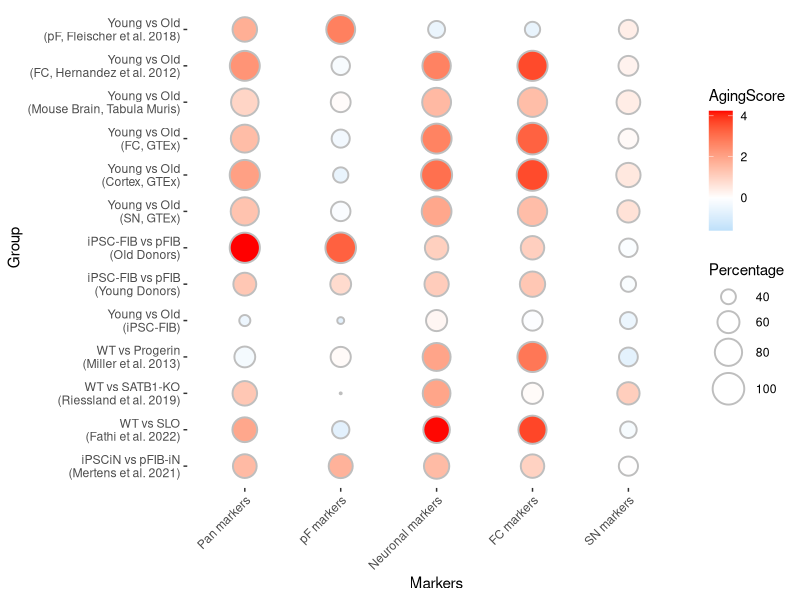

This chart was generated by the following R code:
library(ggplot2)
library(reshape2)

scoreCard <- read.csv("Fiugre1_Score.csv", header=T, stringsAsFactors=FALSE,row.names=1, check.names=FALSE)
perCard <- read.csv("Fiugre1_Percentage.csv", header=T, stringsAsFactors=FALSE,row.names=1, check.names=FALSE)

dist<-as.data.frame(scoreCard)
dist <- cbind(`id`=rownames(dist), dist)
df1 = melt(dist)
dist<-as.data.frame(perCard)
dist <- cbind(`id`=rownames(dist), dist)
df2 = melt(dist)
df = cbind(df1, df2$value)
colnames(df) <- c('Markers', 'Group', 'AgingScore', 'Percentage')

pdf("Figure01.pdf", width = 6, height = 10, useDingbats = FALSE)
  ggplot(df, aes(Markers, Group)) +
    geom_point(aes(size=Percentage, fill=AgingScore), colour="Grey", stroke = 1, shape=21) +
    scale_size(range = c(0, 10)) +
    theme_bw() + scale_y_discrete(limits=rev(colnames(scoreCard))) + scale_x_discrete(limits=rownames(scoreCard)) +
    theme(panel.grid.major = element_blank(), panel.border = element_blank(), axis.text.x = element_text(angle = 45, hjust = 1))+
    scale_fill_gradient2(low="#00B0F0", high="#FF0000", mid="white")
dev.off()
